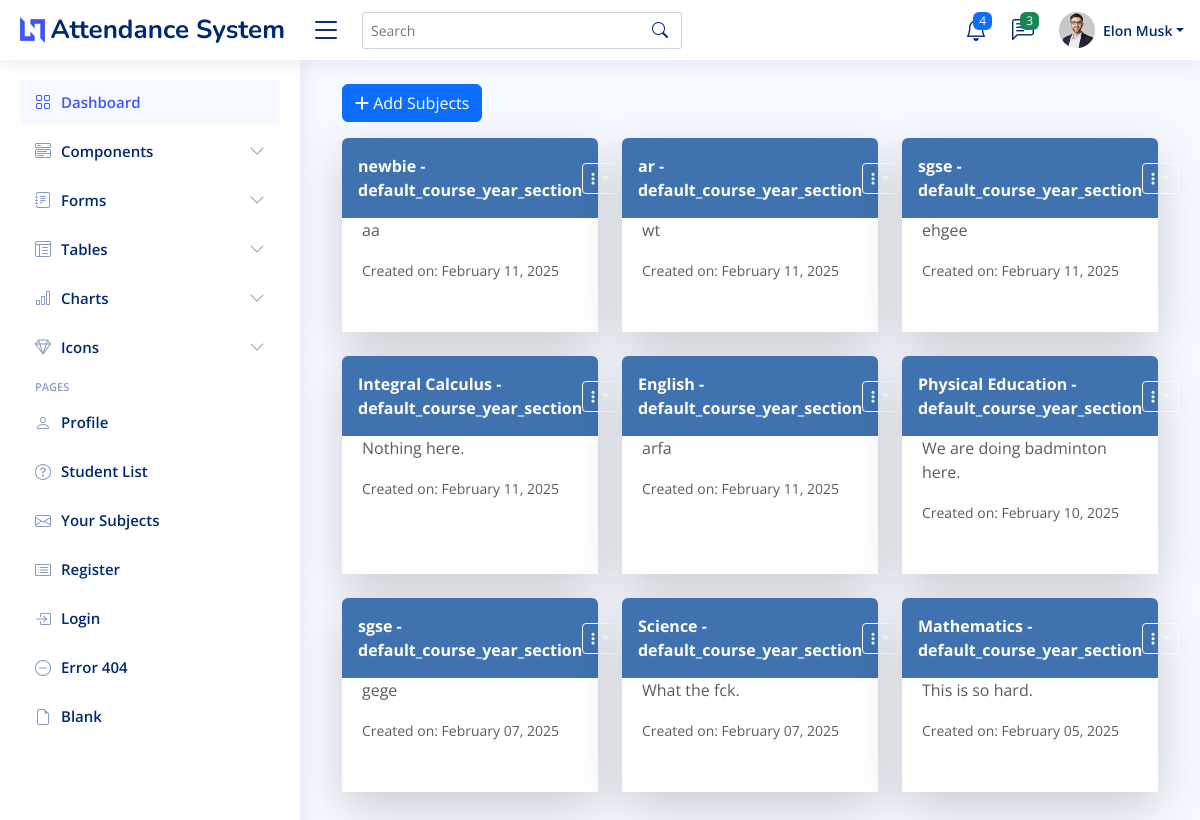
The app's page /teacher-subjects/ (signed in), older data.
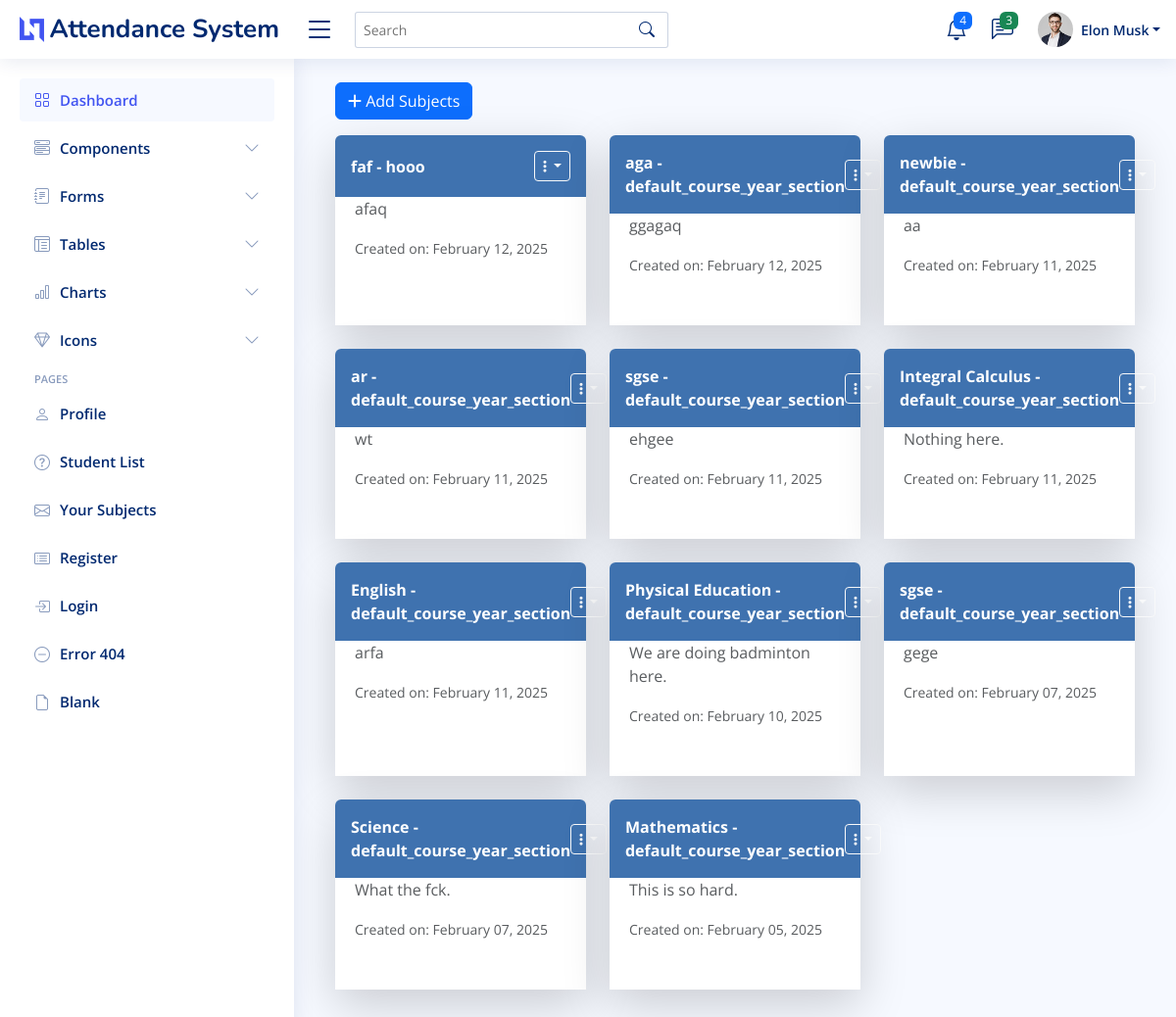
The same page, newer data.
### myapp/models.py (models this page shows, shortened)
class Subject(models.Model):
    name = models.CharField(max_length=100)
    description = models.TextField(blank=True, null=True)
    course_year_section = models.CharField(max_length=100, default="default_course_year_section")
    teacher = models.ForeignKey(Teacher, on_delete=models.CASCADE, related_name="subjects")
    created_at = models.DateTimeField(auto_now_add=True)

### myapp/views.py (the view)
# urls.py: path("teacher-subjects/", views.teacher_subjects, name="teacher-subjects"),
def teacher_subjects(request):
    teacher_username = request.session.get('teacher_username')
    if not request.session.get('teacher_username'):
        return redirect('teacher-login')
    teacher = Teacher.objects.get(username= teacher_username)
    subjects = Subject.objects.filter(teacher=teacher).order_by('-created_at').values()
    return render(request, 'myapp/teacher_subjects.html', {'subjects': subjects})

### myapp/templates/myapp/teacher_subjects.html (shortened to what this page needs)
{% extends 'myapp/base.html' %}
{% load static %}
{% block content %}
<main id="main" class="main">
  <div class="container mt-1">
    <button type="button" class="btn btn-primary mb-3" data-bs-toggle="modal" data-bs-target="#verticalycentered">
      <i class="fa-solid fa-plus"></i> Add Subjects
    </button>
    <div class="row">
      {% for subject in subjects %}
      <div class="col-md-4 mb-4">
        <div class="card shadow-lg border-0 rounded h-100">
          <div class="d-flex align-items-center justify-content-between p-3 text-white fw-bold" style="background-color: #3f72af; border-radius: .375rem .375rem 0 0;">
            <span>{{subject.name}} - {{subject.course_year_section}}</span>
            <div class="dropdown">
              <button class="btn btn-outline-light btn-sm dropdown-toggle" type="button" data-bs-toggle="dropdown">
                <i class="fas fa-ellipsis-v"></i>
              </button>
            </div>
          </div>
          <div class="card-body bg-white text-dark">
            <p class="text-muted">{{ subject.description|default:"No description available." }}</p>
            <small class="text-muted">Created on: {{ subject.created_at|date:"F d, Y" }}</small>
          </div>
        </div>
      </div>
      {% endfor %}
    </div>
  </div>
</main>
{% endblock %}

Row changes from the older to the newer data that the page shows:
added Subject: name "faf", course_year_section "hooo", description "afaq", created_at "February 12, 2025"
added Subject: name "aga", course_year_section "default_course_year_section", description "ggagaq", created_at "February 12, 2025"
